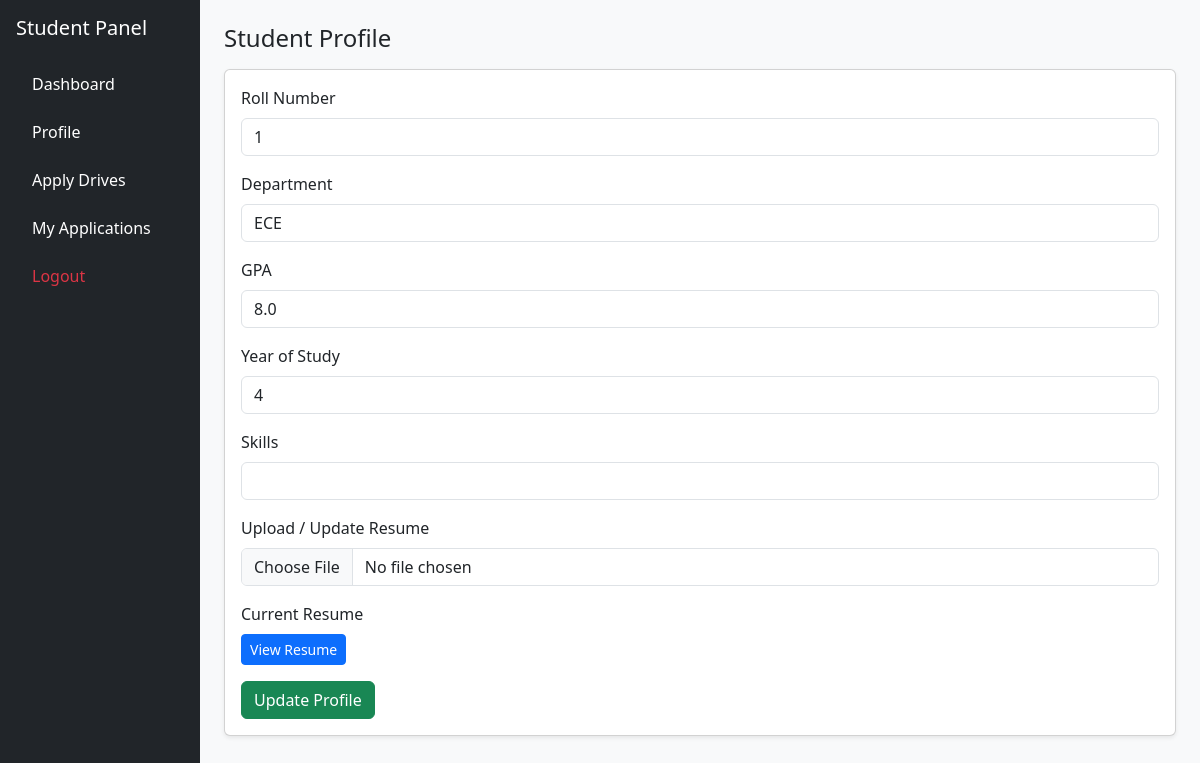
The app's page /student/profile (signed in) with its own data.
### application/models.py (models this page shows)
class Student(db.Model):
    id = db.Column(db.Integer, primary_key=True)
    userId = db.Column(db.Integer, db.ForeignKey('user.id'), nullable=False)
    rollNumber = db.Column(db.String(20), unique=True, nullable=False)
    department = db.Column(db.String(50), nullable=False)
    gpa = db.Column(db.Float, nullable=False)
    resume = db.Column(db.String(200), nullable=True)  # Path to resume file
    yearOfStudy = db.Column(db.Integer, nullable=False)
    applications = db.relationship("Application",back_populates="student", cascade="all, delete-orphan" )

### application/controllers.py (the view, shortened to what this page needs)
@app.route("/student/profile", methods=["GET", "POST"])
@login_required
def view_student_profile():
    if current_user.type != "student":
        return redirect("/login")
    student = Student.query.filter_by(userId=current_user.id).first()
    return render_template("studentprofile.html", student=student)

### app.py (called while the page is built)
def create_app():
    app = Flask(__name__)
    app.config['SECRET_KEY'] = "afgjke12359754iloyuremane45j"
    app.config['SQLALCHEMY_DATABASE_URI'] = 'sqlite:///placement_portal.sqlite3'
    app.config['SQLALCHEMY_TRACK_MODIFICATIONS'] = False
    app.debug = True
    db.init_app(app)
    login_manager.init_app(app)
    login_manager.login_view = "login"
    @login_manager.user_loader
    def load_user(user_id):
        if not user_id:
            return None
        try:
            uid = int(user_id)
        except Exception:
            return None
        user = User.query.get(uid)
        if user:
            return user
        return Company.query.get(uid)
    return app

### templates/studentprofile.html (shortened to what this page needs)
<!DOCTYPE html>
<html>
<head>
<link href="https://cdn.jsdelivr.net/npm/bootstrap@5.3.0/dist/css/bootstrap.min.css" rel="stylesheet">
</head>
<body class="bg-light">
<div class="container-fluid">
<div class="row">
<div class="col-md-3 col-lg-2 bg-dark text-white min-vh-100 p-3 d-none d-md-block">
<h5 class="mb-4">Student Panel</h5>
<ul class="nav flex-column">
<li class="nav-item mb-2">
<a href="/student" class="nav-link text-white">Dashboard</a>
</li>
<li class="nav-item mb-2">
<a href="/student/profile" class="nav-link text-white">Profile</a>
</li>
<li class="nav-item mb-2">
<a href="/student/drives" class="nav-link text-white">Apply Drives</a>
</li>
<li class="nav-item mb-2">
<a href="/student/applications" class="nav-link text-white">My Applications</a>
</li>
<li class="nav-item">
<a href="/logout" class="nav-link text-danger">Logout</a>
</li>
</ul>
</div>
<div class="col-md-9 col-lg-10 p-4">
<h4>Student Profile</h4>
<div class="card shadow-sm mt-3">
<div class="card-body">
<form method="POST" enctype="multipart/form-data">
<div class="mb-3">
<label class="form-label">Roll Number</label>
<input
name="rollNumber"
class="form-control"
value="{{student.rollNumber}}"
required
pattern="[A-Za-z0-9\-]+"
title="Roll number should contain letters, numbers or hyphens only">
</div>
<div class="mb-3">
<label class="form-label">Department</label>
<input
name="department"
class="form-control"
value="{{student.department}}"
required
pattern="[A-Za-z\s]{2,50}"
title="Department should contain only letters and spaces">
</div>
<div class="mb-3">
<label class="form-label">GPA</label>
<input
type="number"
name="gpa"
class="form-control"
value="{{student.gpa}}"
required
min="0"
max="10"
step="0.01"
title="GPA must be between 0 and 10">
</div>
<div class="mb-3">
<label class="form-label">Year of Study</label>
<input
type="number"
name="yearOfStudy"
class="form-control"
value="{{student.yearOfStudy}}"
required
min="1"
max="5"
title="Year must be between 1 and 5">
</div>
<div class="mb-3">
<label class="form-label">Skills</label>
<input
name="skills"
class="form-control"
value="{{student.skills}}"
required
pattern="[A-Za-z,\s]+"
title="Enter skills separated by commas">
</div>
<div class="mb-3">
<label class="form-label">Upload / Update Resume</label>
<input
type="file"
name="resume"
class="form-control"
accept=".pdf,.doc,.docx"
title="Upload PDF or Word document">
</div>
{% if student.resume %}
<div class="mb-3">
<label class="form-label">Current Resume</label>
<br>
<a href="/resume/{{student.resume}}"
class="btn btn-primary btn-sm"
target="_blank">
View Resume
</a>
</div>
{% endif %}
<button class="btn btn-success">
Update Profile
</button>
</form>
</div>
</div>
</div>
</div>
</div>
</body>
</html>

### records on screen
Student: rollNumber "1", department "ECE", gpa "8.0", yearOfStudy "4"
